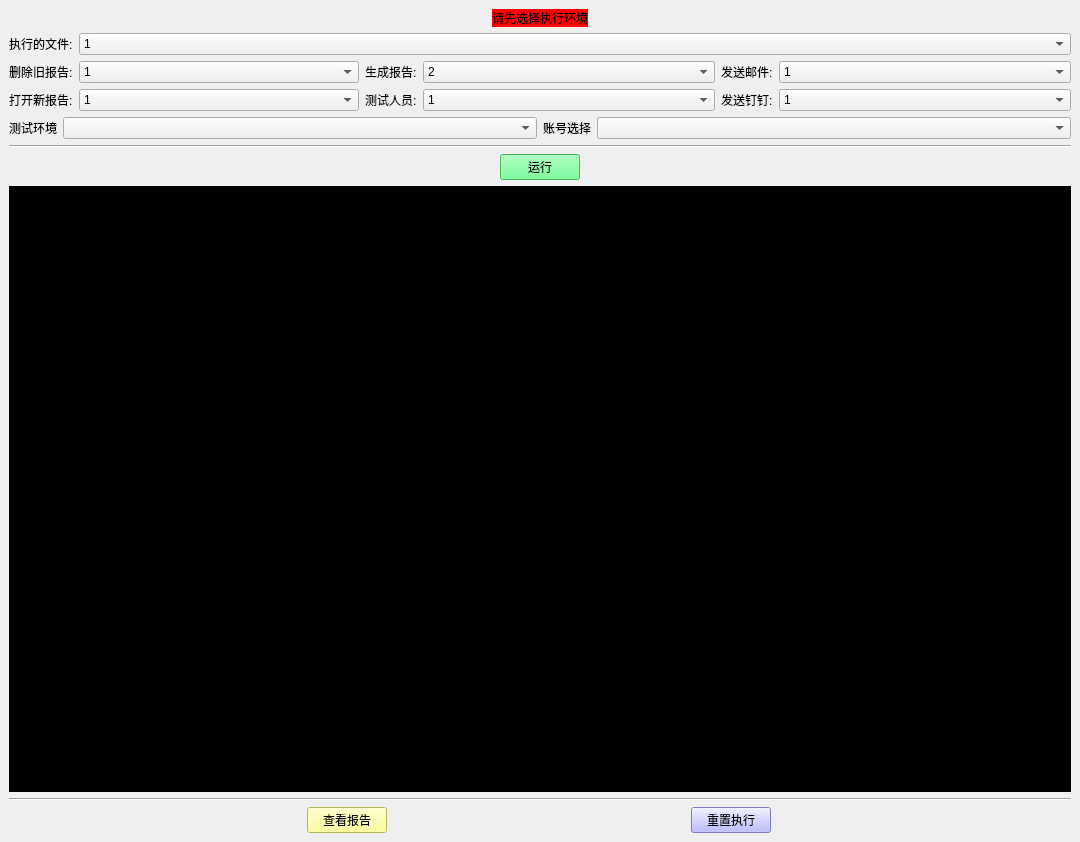
<?xml version="1.0" encoding="UTF-8"?>
<ui version="4.0">
 <class>ApiAutoTool</class>
 <widget class="QMainWindow" name="ApiAutoTool">
  <property name="geometry">
   <rect>
    <x>0</x>
    <y>0</y>
    <width>1080</width>
    <height>842</height>
   </rect>
  </property>
  <property name="minimumSize">
   <size>
    <width>640</width>
    <height>520</height>
   </size>
  </property>
  <property name="sizeIncrement">
   <size>
    <width>640</width>
    <height>520</height>
   </size>
  </property>
  <property name="baseSize">
   <size>
    <width>640</width>
    <height>520</height>
   </size>
  </property>
  <property name="windowTitle">
   <string>接口自动化测试工具</string>
  </property>
  <property name="windowIcon">
   <iconset>
    <normaloff>../ico/win.ico</normaloff>../ico/win.ico</iconset>
  </property>
  <property name="styleSheet">
   <string notr="true">font: 12pt &quot;微软雅黑&quot;;</string>
  </property>
  <widget class="QWidget" name="centralwidget">
   <layout class="QVBoxLayout" name="verticalLayout">
    <item>
     <layout class="QHBoxLayout" name="horizontalLayout_6">
      <property name="spacing">
       <number>6</number>
      </property>
      <item alignment="Qt::AlignHCenter">
       <widget class="QLabel" name="selectEnvTitle">
        <property name="styleSheet">
         <string notr="true">background-color: rgb(255, 0, 0);</string>
        </property>
        <property name="text">
         <string>请先选择执行环境</string>
        </property>
       </widget>
      </item>
     </layout>
    </item>
    <item>
     <layout class="QFormLayout" name="formLayout">
      <item row="0" column="0">
       <widget class="QLabel" name="testcase_txt">
        <property name="text">
         <string>执行的文件:</string>
        </property>
       </widget>
      </item>
      <item row="0" column="1">
       <widget class="QComboBox" name="testCasePathBox">
        <item>
         <property name="text">
          <string>1</string>
         </property>
        </item>
        <item>
         <property name="text">
          <string>2</string>
         </property>
        </item>
       </widget>
      </item>
     </layout>
    </item>
    <item>
     <layout class="QGridLayout" name="gridLayout">
      <item row="0" column="0">
       <layout class="QFormLayout" name="formLayout_5">
        <item row="0" column="0">
         <widget class="QLabel" name="deletereport_txt">
          <property name="text">
           <string>删除旧报告:</string>
          </property>
         </widget>
        </item>
        <item row="0" column="1">
         <widget class="QComboBox" name="deleteReportBox">
          <item>
           <property name="text">
            <string>1</string>
           </property>
          </item>
          <item>
           <property name="text">
            <string>2</string>
           </property>
          </item>
         </widget>
        </item>
       </layout>
      </item>
      <item row="0" column="1">
       <layout class="QFormLayout" name="formLayout_3">
        <item row="0" column="0">
         <widget class="QLabel" name="saverepor_txt">
          <property name="text">
           <string>生成报告:</string>
          </property>
         </widget>
        </item>
        <item row="0" column="1">
         <widget class="QComboBox" name="reportRunBox">
          <item>
           <property name="text">
            <string>2</string>
           </property>
          </item>
          <item>
           <property name="text">
            <string>1</string>
           </property>
          </item>
         </widget>
        </item>
       </layout>
      </item>
      <item row="0" column="2">
       <layout class="QFormLayout" name="formLayout_2">
        <item row="0" column="0">
         <widget class="QLabel" name="send_email_txt">
          <property name="text">
           <string>发送邮件:</string>
          </property>
         </widget>
        </item>
        <item row="0" column="1">
         <widget class="QComboBox" name="sendEmailBox">
          <item>
           <property name="text">
            <string>1</string>
           </property>
          </item>
          <item>
           <property name="text">
            <string>2</string>
           </property>
          </item>
         </widget>
        </item>
       </layout>
      </item>
      <item row="1" column="0">
       <layout class="QFormLayout" name="formLayout_6">
        <item row="0" column="1">
         <widget class="QComboBox" name="opneNewReportBox">
          <property name="styleSheet">
           <string notr="true"/>
          </property>
          <item>
           <property name="text">
            <string>1</string>
           </property>
          </item>
          <item>
           <property name="text">
            <string>2</string>
           </property>
          </item>
         </widget>
        </item>
        <item row="0" column="0">
         <widget class="QLabel" name="open_report_txt">
          <property name="text">
           <string>打开新报告:</string>
          </property>
         </widget>
        </item>
       </layout>
      </item>
      <item row="1" column="1">
       <layout class="QFormLayout" name="formLayout_7">
        <item row="0" column="0">
         <widget class="QLabel" name="tester_txt">
          <property name="text">
           <string>测试人员:</string>
          </property>
         </widget>
        </item>
        <item row="0" column="1">
         <widget class="QComboBox" name="testerBox">
          <item>
           <property name="text">
            <string>1</string>
           </property>
          </item>
          <item>
           <property name="text">
            <string>2</string>
           </property>
          </item>
         </widget>
        </item>
       </layout>
      </item>
      <item row="1" column="2">
       <layout class="QFormLayout" name="formLayout_4">
        <item row="0" column="0">
         <widget class="QLabel" name="send_dingding_txt">
          <property name="text">
           <string>发送钉钉:</string>
          </property>
         </widget>
        </item>
        <item row="0" column="1">
         <widget class="QComboBox" name="sendDingDingBox">
          <item>
           <property name="text">
            <string>1</string>
           </property>
          </item>
          <item>
           <property name="text">
            <string>2</string>
           </property>
          </item>
         </widget>
        </item>
       </layout>
      </item>
     </layout>
    </item>
    <item>
     <layout class="QHBoxLayout" name="horizontalLayout_7">
      <item>
       <layout class="QFormLayout" name="formLayout_8">
        <item row="0" column="0">
         <widget class="QLabel" name="emvironmenttxt">
          <property name="text">
           <string>测试环境</string>
          </property>
         </widget>
        </item>
        <item row="0" column="1">
         <widget class="QComboBox" name="emvironment_lisBox"/>
        </item>
       </layout>
      </item>
      <item>
       <layout class="QFormLayout" name="formLayout_9">
        <item row="0" column="0">
         <widget class="QLabel" name="loginTitletxt">
          <property name="text">
           <string>账号选择</string>
          </property>
         </widget>
        </item>
        <item row="0" column="1">
         <widget class="QComboBox" name="loginTitleBox"/>
        </item>
       </layout>
      </item>
     </layout>
    </item>
    <item>
     <layout class="QHBoxLayout" name="horizontalLayout_5">
      <item>
       <widget class="Line" name="line">
        <property name="orientation">
         <enum>Qt::Horizontal</enum>
        </property>
       </widget>
      </item>
     </layout>
    </item>
    <item>
     <layout class="QHBoxLayout" name="horizontalLayout_2">
      <item>
       <widget class="QPushButton" name="runButton">
        <property name="sizePolicy">
         <sizepolicy hsizetype="Fixed" vsizetype="Fixed">
          <horstretch>0</horstretch>
          <verstretch>0</verstretch>
         </sizepolicy>
        </property>
        <property name="layoutDirection">
         <enum>Qt::LeftToRight</enum>
        </property>
        <property name="styleSheet">
         <string notr="true">background-color: rgb(85, 255, 127);</string>
        </property>
        <property name="text">
         <string>运行</string>
        </property>
       </widget>
      </item>
     </layout>
    </item>
    <item>
     <layout class="QHBoxLayout" name="horizontalLayout_3">
      <item>
       <widget class="QTextEdit" name="resultLogEdit">
        <property name="styleSheet">
         <string notr="true">background-color: rgb(0, 0, 0);
color: rgb(255, 0, 0);</string>
        </property>
       </widget>
      </item>
     </layout>
    </item>
    <item>
     <layout class="QHBoxLayout" name="horizontalLayout_4">
      <item>
       <widget class="Line" name="line_2">
        <property name="orientation">
         <enum>Qt::Horizontal</enum>
        </property>
       </widget>
      </item>
     </layout>
    </item>
    <item>
     <layout class="QHBoxLayout" name="horizontalLayout">
      <item>
       <widget class="QPushButton" name="seeReportButton">
        <property name="sizePolicy">
         <sizepolicy hsizetype="Fixed" vsizetype="Fixed">
          <horstretch>0</horstretch>
          <verstretch>0</verstretch>
         </sizepolicy>
        </property>
        <property name="styleSheet">
         <string notr="true">background-color: rgb(255, 255, 127);</string>
        </property>
        <property name="text">
         <string>查看报告</string>
        </property>
       </widget>
      </item>
      <item>
       <widget class="QPushButton" name="resetButton">
        <property name="sizePolicy">
         <sizepolicy hsizetype="Fixed" vsizetype="Fixed">
          <horstretch>0</horstretch>
          <verstretch>0</verstretch>
         </sizepolicy>
        </property>
        <property name="styleSheet">
         <string notr="true">background-color: rgb(170, 170, 255);</string>
        </property>
        <property name="text">
         <string>重置执行</string>
        </property>
       </widget>
      </item>
     </layout>
    </item>
   </layout>
  </widget>
 </widget>
 <resources/>
 <connections>
  <connection>
   <sender>resetButton</sender>
   <signal>clicked()</signal>
   <receiver>testCasePathBox</receiver>
   <slot>clear()</slot>
   <hints>
    <hint type="sourcelabel">
     <x>695</x>
     <y>766</y>
    </hint>
    <hint type="destinationlabel">
     <x>727</x>
     <y>85</y>
    </hint>
   </hints>
  </connection>
  <connection>
   <sender>resetButton</sender>
   <signal>clicked()</signal>
   <receiver>deleteReportBox</receiver>
   <slot>clear()</slot>
   <hints>
    <hint type="sourcelabel">
     <x>682</x>
     <y>759</y>
    </hint>
    <hint type="destinationlabel">
     <x>280</x>
     <y>124</y>
    </hint>
   </hints>
  </connection>
  <connection>
   <sender>resetButton</sender>
   <signal>clicked()</signal>
   <receiver>reportRunBox</receiver>
   <slot>clear()</slot>
   <hints>
    <hint type="sourcelabel">
     <x>695</x>
     <y>766</y>
    </hint>
    <hint type="destinationlabel">
     <x>609</x>
     <y>125</y>
    </hint>
   </hints>
  </connection>
  <connection>
   <sender>resetButton</sender>
   <signal>clicked()</signal>
   <receiver>sendEmailBox</receiver>
   <slot>clear()</slot>
   <hints>
    <hint type="sourcelabel">
     <x>709</x>
     <y>774</y>
    </hint>
    <hint type="destinationlabel">
     <x>866</x>
     <y>127</y>
    </hint>
   </hints>
  </connection>
  <connection>
   <sender>resetButton</sender>
   <signal>clicked()</signal>
   <receiver>resultLogEdit</receiver>
   <slot>clear()</slot>
   <hints>
    <hint type="sourcelabel">
     <x>657</x>
     <y>772</y>
    </hint>
    <hint type="destinationlabel">
     <x>752</x>
     <y>732</y>
    </hint>
   </hints>
  </connection>
  <connection>
   <sender>resetButton</sender>
   <signal>clicked()</signal>
   <receiver>opneNewReportBox</receiver>
   <slot>clear()</slot>
   <hints>
    <hint type="sourcelabel">
     <x>658</x>
     <y>754</y>
    </hint>
    <hint type="destinationlabel">
     <x>266</x>
     <y>161</y>
    </hint>
   </hints>
  </connection>
  <connection>
   <sender>resetButton</sender>
   <signal>clicked()</signal>
   <receiver>testerBox</receiver>
   <slot>clear()</slot>
   <hints>
    <hint type="sourcelabel">
     <x>661</x>
     <y>777</y>
    </hint>
    <hint type="destinationlabel">
     <x>586</x>
     <y>164</y>
    </hint>
   </hints>
  </connection>
  <connection>
   <sender>resetButton</sender>
   <signal>clicked()</signal>
   <receiver>sendDingDingBox</receiver>
   <slot>clear()</slot>
   <hints>
    <hint type="sourcelabel">
     <x>716</x>
     <y>758</y>
    </hint>
    <hint type="destinationlabel">
     <x>983</x>
     <y>152</y>
    </hint>
   </hints>
  </connection>
  <connection>
   <sender>seeReportButton</sender>
   <signal>clicked()</signal>
   <receiver>ApiAutoTool</receiver>
   <slot>close()</slot>
   <hints>
    <hint type="sourcelabel">
     <x>346</x>
     <y>767</y>
    </hint>
    <hint type="destinationlabel">
     <x>401</x>
     <y>777</y>
    </hint>
   </hints>
  </connection>
  <connection>
   <sender>runButton</sender>
   <signal>clicked()</signal>
   <receiver>ApiAutoTool</receiver>
   <slot>close()</slot>
   <hints>
    <hint type="sourcelabel">
     <x>482</x>
     <y>198</y>
    </hint>
    <hint type="destinationlabel">
     <x>449</x>
     <y>195</y>
    </hint>
   </hints>
  </connection>
 </connections>
</ui>
